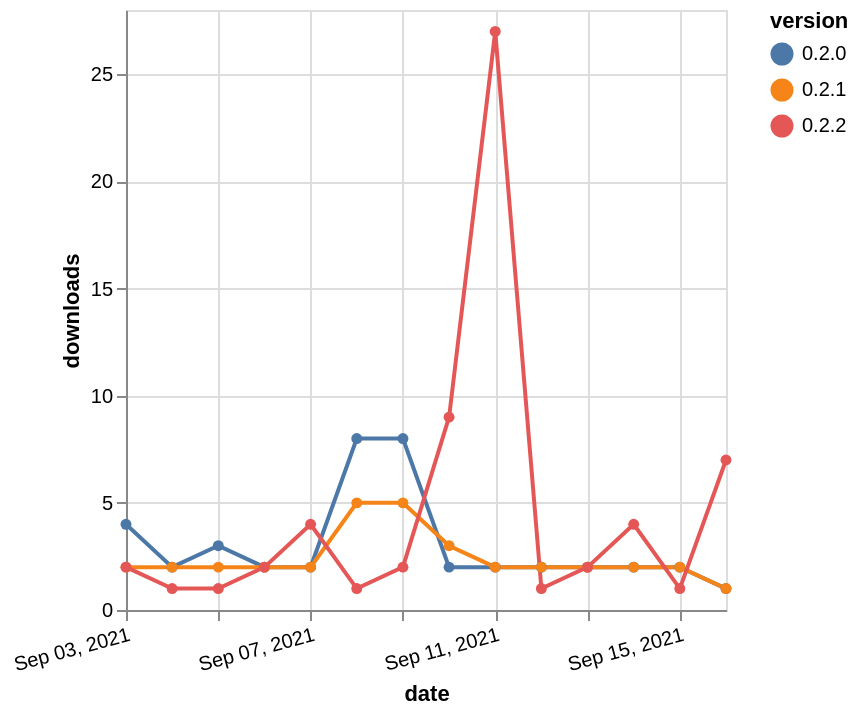

Source (Vega-Lite JSON):
### Vega-Lite specification from a JSON file in a GitHub repository (floating-point values rounded to 4 significant figures)
{"$schema": "https://vega.github.io/schema/vega-lite/v5.json", "description": "A simple bar chart with embedded data.", "data": {"values": [{"date": "2021-09-03", "total": 6394, "delta": 4, "version": "0.2.0"}, {"date": "2021-09-04", "total": 6396, "delta": 2, "version": "0.2.0"}, {"date": "2021-09-05", "total": 6399, "delta": 3, "version": "0.2.0"}, {"date": "2021-09-06", "total": 6401, "delta": 2, "version": "0.2.0"}, {"date": "2021-09-07", "total": 6403, "delta": 2, "version": "0.2.0"}, {"date": "2021-09-08", "total": 6411, "delta": 8, "version": "0.2.0"}, {"date": "2021-09-09", "total": 6419, "delta": 8, "version": "0.2.0"}, {"date": "2021-09-10", "total": 6421, "delta": 2, "version": "0.2.0"}, {"date": "2021-09-11", "total": 6423, "delta": 2, "version": "0.2.0"}, {"date": "2021-09-12", "total": 6425, "delta": 2, "version": "0.2.0"}, {"date": "2021-09-13", "total": 6427, "delta": 2, "version": "0.2.0"}, {"date": "2021-09-14", "total": 6429, "delta": 2, "version": "0.2.0"}, {"date": "2021-09-15", "total": 6431, "delta": 2, "version": "0.2.0"}, {"date": "2021-09-16", "total": 6432, "delta": 1, "version": "0.2.0"}, {"date": "2021-09-03", "total": 2838, "delta": 2, "version": "0.2.1"}, {"date": "2021-09-04", "total": 2840, "delta": 2, "version": "0.2.1"}, {"date": "2021-09-05", "total": 2842, "delta": 2, "version": "0.2.1"}, {"date": "2021-09-06", "total": 2844, "delta": 2, "version": "0.2.1"}, {"date": "2021-09-07", "total": 2846, "delta": 2, "version": "0.2.1"}, {"date": "2021-09-08", "total": 2851, "delta": 5, "version": "0.2.1"}, {"date": "2021-09-09", "total": 2856, "delta": 5, "version": "0.2.1"}, {"date": "2021-09-10", "total": 2859, "delta": 3, "version": "0.2.1"}, {"date": "2021-09-11", "total": 2861, "delta": 2, "version": "0.2.1"}, {"date": "2021-09-12", "total": 2863, "delta": 2, "version": "0.2.1"}, {"date": "2021-09-13", "total": 2865, "delta": 2, "version": "0.2.1"}, {"date": "2021-09-14", "total": 2867, "delta": 2, "version": "0.2.1"}, {"date": "2021-09-15", "total": 2869, "delta": 2, "version": "0.2.1"}, {"date": "2021-09-16", "total": 2870, "delta": 1, "version": "0.2.1"}, {"date": "2021-09-03", "total": 3642, "delta": 2, "version": "0.2.2"}, {"date": "2021-09-04", "total": 3643, "delta": 1, "version": "0.2.2"}, {"date": "2021-09-05", "total": 3644, "delta": 1, "version": "0.2.2"}, {"date": "2021-09-06", "total": 3646, "delta": 2, "version": "0.2.2"}, {"date": "2021-09-07", "total": 3650, "delta": 4, "version": "0.2.2"}, {"date": "2021-09-08", "total": 3651, "delta": 1, "version": "0.2.2"}, {"date": "2021-09-09", "total": 3653, "delta": 2, "version": "0.2.2"}, {"date": "2021-09-10", "total": 3662, "delta": 9, "version": "0.2.2"}, {"date": "2021-09-11", "total": 3689, "delta": 27, "version": "0.2.2"}, {"date": "2021-09-12", "total": 3690, "delta": 1, "version": "0.2.2"}, {"date": "2021-09-13", "total": 3692, "delta": 2, "version": "0.2.2"}, {"date": "2021-09-14", "total": 3696, "delta": 4, "version": "0.2.2"}, {"date": "2021-09-15", "total": 3697, "delta": 1, "version": "0.2.2"}, {"date": "2021-09-16", "total": 3704, "delta": 7, "version": "0.2.2"}]}, "width": "container", "mark": {"type": "line", "point": {"filled": true}}, "encoding": {"x": {"field": "date", "type": "temporal", "timeUnit": "yearmonthdate", "title": "date", "axis": {"labelAngle": -15}}, "y": {"field": "delta", "type": "quantitative", "title": "downloads"}, "color": {"field": "version", "type": "nominal"}, "tooltip": {"field": "delta"}}}
